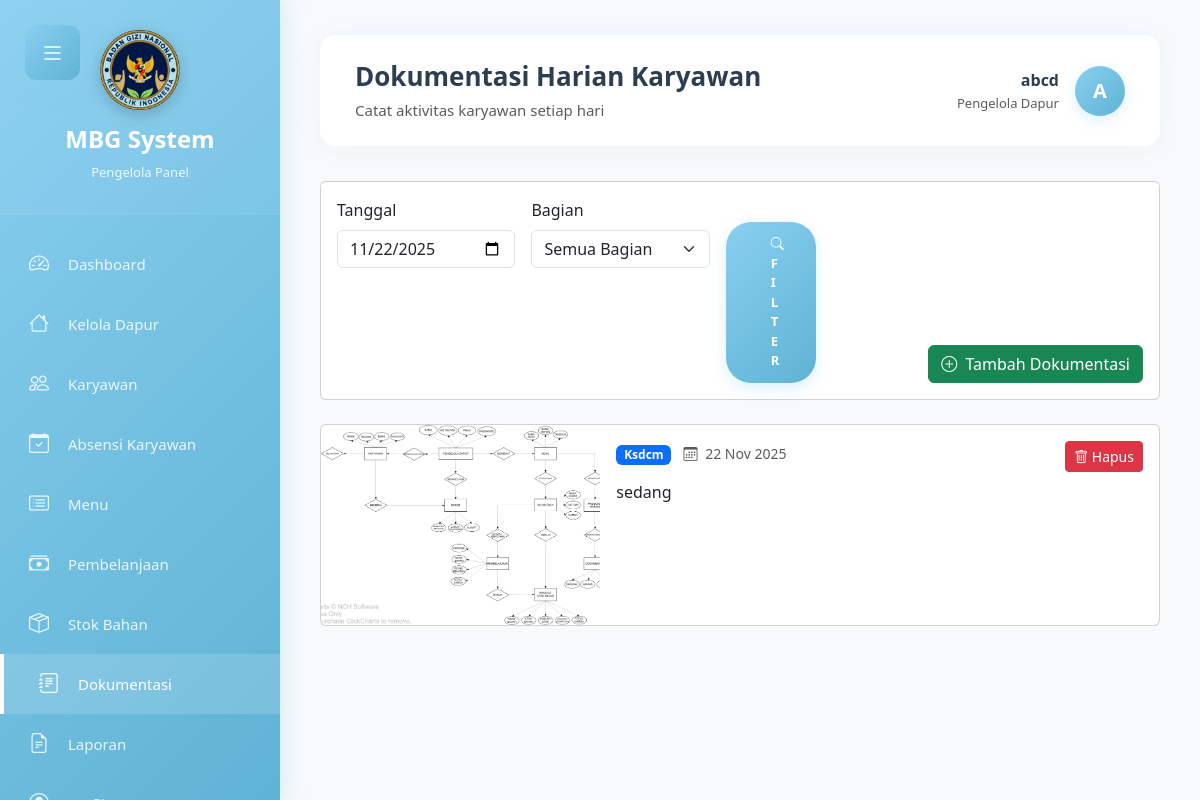
Page /pengelola/dokumentasi.php?tanggal=2025-11-22 (signed in) on the committed database.
### tables this page shows
CREATE TABLE `tbl_dokumentasi_karyawan` (
  `id_dokumentasi` int(11) NOT NULL,
  `tanggal_dokumentasi` date NOT NULL,
  `aktivitas` text NOT NULL,
  `foto_dokumentasi` varchar(255) DEFAULT NULL,
  `created_at` timestamp NOT NULL DEFAULT current_timestamp()
);

### pengelola/dokumentasi.php (the view, shortened to what this page needs)
<?php
require_once '../koneksi.php';
$filter_date = isset($_GET['tanggal']) ? $_GET['tanggal'] : date('Y-m-d');
$query_dok = "SELECT d.*
              FROM tbl_dokumentasi_karyawan d
              WHERE 1=1";
if ($filter_date) {
    $query_dok .= " AND d.tanggal_dokumentasi = '$filter_date'";
}
$query_dok .= " ORDER BY d.tanggal_dokumentasi DESC, d.created_at DESC";
$result_dok = mysqli_query($conn, $query_dok);
?>
<!DOCTYPE html>
<html lang="id">
<head>
    <link href="https://cdn.jsdelivr.net/npm/bootstrap@5.3.0/dist/css/bootstrap.min.css" rel="stylesheet">
    <link rel="stylesheet" href="https://cdn.jsdelivr.net/npm/bootstrap-icons@1.11.0/font/bootstrap-icons.css">
    <link rel="stylesheet" href="../assets/css/style.css">
    <link rel="stylesheet" href="../assets/css/admin-dashboard.css">
</head>
<body>
    <button class="mobile-menu-toggle" id="mobileMenuToggle"><i class="bi bi-list"></i></button>
    <div class="sidebar" id="sidebar">
        <div class="sidebar-header">
            <div class="sidebar-logo"><img src="../assets/img/logo.png" alt="MBG Logo" class="logo-image"></div>
            <h4>MBG System</h4><small>Pengelola Panel</small>
        </div>
        <div class="sidebar-menu">
            <a href="dashboard.php"><i class="bi bi-speedometer2"></i><span>Dashboard</span></a>
            <a href="dapur.php"><i class="bi bi-house"></i><span>Kelola Dapur</span></a>
            <a href="karyawan.php"><i class="bi bi-people"></i><span>Karyawan</span></a>
            <a href="absensi.php"><i class="bi bi-calendar-check"></i><span>Absensi Karyawan</span></a>
            <a href="menu.php"><i class="bi bi-card-list"></i><span>Menu</span></a>
            <a href="pembelanjaan.php"><i class="bi bi-cash-stack"></i><span>Pembelanjaan</span></a>
            <a href="stok.php"><i class="bi bi-box-seam"></i><span>Stok Bahan</span></a>
            <a href="dokumentasi.php" class="active"><i class="bi bi-journal-text"></i><span>Dokumentasi</span></a>
            <a href="laporan.php">
                <i class="bi bi-file-earmark-text"></i>
                <span>Laporan</span>
            </a>
            <a href="profil.php">
                <i class="bi bi-person-circle"></i>
                <span>Profil</span>
            </a>
        </div>
    </div>
    <div class="main-content" id="mainContent">
        <div class="top-navbar">
            <div><h4 class="mb-0">Dokumentasi Harian Karyawan</h4><small class="text-muted">Catat aktivitas karyawan setiap hari</small></div>
            <div class="user-profile">
                <a href="profil.php" class="text-decoration-none text-dark d-flex align-items-center">
                    <div class="text-end me-3">
                        <div class="fw-bold"><?= $_SESSION['user_name'] ?></div>
                        <small class="text-muted">Pengelola Dapur</small>
                    </div>
                    <div class="user-avatar">
                        <?php if (isset($_SESSION['foto_profil']) && $_SESSION['foto_profil']): ?>
                            <img src="../assets/img/profil/<?= $_SESSION['foto_profil'] ?>" alt="Profil" class="rounded-circle" style="width: 40px; height: 40px; object-fit: cover;">
                        <?php else: ?>
                            <?= strtoupper(substr($_SESSION['user_name'], 0, 1)) ?>
                        <?php endif; ?>
                    </div>
                </a>
            </div>
        </div>
        <div class="card mb-4">
            <div class="card-body">
                <div class="d-flex justify-content-between align-items-end">
                    <form method="GET" class="row g-3 flex-grow-1 me-3">
                        <div class="col-md-4">
                            <label class="form-label">Tanggal</label>
                            <input type="date" name="tanggal" class="form-control" value="<?= $filter_date ?>">
                        </div>
                        <div class="col-md-4">
                            <label class="form-label">Bagian</label>
                            <select name="bagian" class="form-select">
                                <option value="">Semua Bagian</option>
                            </select>
                        </div>
                        <div class="col-md-2">
                            <button type="submit" class="btn btn-primary w-100 mt-4">
                                <i class="bi bi-search"></i> Filter
                            </button>
                        </div>
                    </form>
                    <button class="btn btn-success" data-bs-toggle="modal" data-bs-target="#modalTambah">
                        <i class="bi bi-plus-circle me-1"></i> Tambah Dokumentasi
                    </button>
                </div>
            </div>
        </div>
        <div class="row">
            <?php while ($dok = mysqli_fetch_assoc($result_dok)):
                preg_match('/\[(.*?)\]/', $dok['aktivitas'], $matches);
                $bagian = $matches[1] ?? 'Umum';
                $aktivitas_text = preg_replace('/\[.*?\]\s*/', '', $dok['aktivitas']);
            ?>
            <div class="col-12 mb-3">
                <div class="card">
                    <div class="row g-0">
                        <?php if ($dok['foto_dokumentasi']): ?>
                            <div class="col-md-4">
                                <img src="../assets/img/dokumentasi/<?= $dok['foto_dokumentasi'] ?>" class="img-fluid rounded-start" alt="Dokumentasi" style="height: 100%; min-height: 200px; object-fit: cover;">
                            </div>
                            <div class="col-md-8">
                        <?php else: ?>
                            <div class="col-12">
                        <?php endif; ?>
                                <div class="card-body">
                                    <div class="d-flex justify-content-between align-items-start mb-2">
                                        <div>
                                            <span class="badge bg-primary me-2"><?= ucfirst($bagian) ?></span>
                                            <small class="text-muted"><i class="bi bi-calendar3 me-1"></i> <?= date('d M Y', strtotime($dok['tanggal_dokumentasi'])) ?></small>
                                        </div>
                                        <form method="POST" class="d-inline" onsubmit="return confirm('Yakin ingin menghapus?')">
                                            <button type="submit" class="btn btn-sm btn-danger">
                                                <i class="bi bi-trash"></i> Hapus
                                            </button>
                                        </form>
                                    </div>
                                    <p class="mb-0"><?= nl2br($aktivitas_text) ?></p>
                                </div>
                            </div>
                    </div>
                </div>
            </div>
            <?php endwhile; ?>
        </div>
    </div>
</body>
</html>

### assets/css/style.css (style rules this page uses)
:root { --baby-blue: #89cff0; --baby-blue-dark: #5fb3d4; --baby-blue-light: #b8e6f7; --white: #ffffff; --text-dark: #2c3e50; --text-light: #7f8c8d; --shadow: rgba(137, 207, 240, 0.3); --gradient: linear-gradient(135deg, #89cff0 0%, #5fb3d4 100%); }
* { margin: 0; padding: 0; box-sizing: border-box; }
body { font-family: "Segoe UI", Tahoma, Geneva, Verdana, sans-serif; background: rgb(202, 202, 202); display: flex; justify-content: center; align-items: center; min-height: 100vh; overflow: hidden; }
.btn-primary { background: var(--gradient); border: none; color: var(--white); font-size: 13px; font-weight: 700; padding: 12px 45px; border-radius: 25px; text-transform: uppercase; letter-spacing: 1px; cursor: pointer; transition: all 0.3s ease; margin-top: 12px; box-shadow: 0 5px 15px var(--shadow); animation: fadeIn 1s ease-out 1s both; }

### rows in the picture
tbl_dokumentasi_karyawan: foto_dokumentasi (picture), bagian "Ksdcm", tanggal_dokumentasi "22 Nov 2025", aktivitas "sedang"

### other values in the picture
$_SESSION['user_name'] "abcd"
substr($_SESSION['user_name'], 0, 1) "A"
